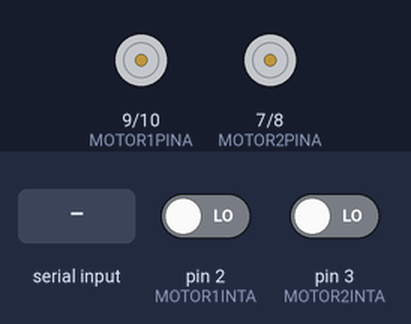
The sketch below on a simulated Arduino Uno, built with avr-gcc and run on an emulated ATmega328P. Parts: motor-driver pin pairs drawn as motors (green arrow = first pin HIGH = forward, orange = second pin HIGH = backward, longer = more drive, scaled by the enable pin). The test bench sets the inputs (shaded band); at power-on: pin 2 (MOTOR1INTA) LOW, pin 3 (MOTOR2INTA) LOW.

Above: at 1.2 s.
1.3 s: "w" received over Serial
At 2.5 s:
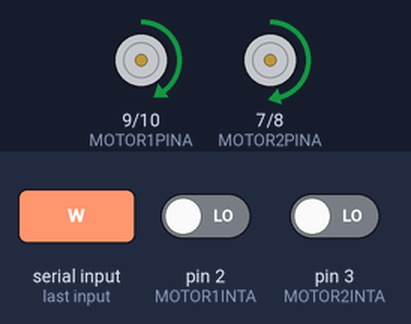
2.8 s: "a" received over Serial
At 3.7 s:
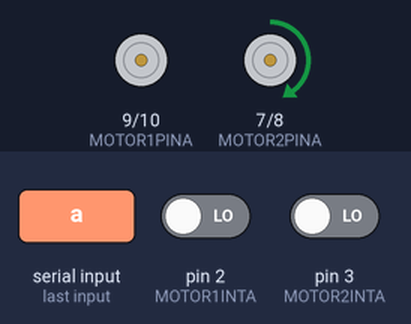
4.3 s: "s" received over Serial
At 4.9 s:
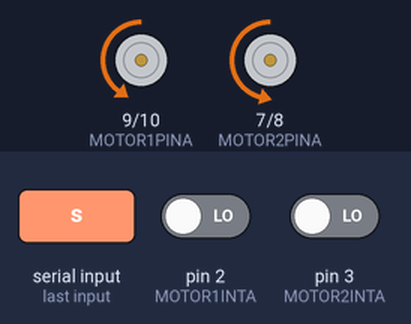
5.8 s: "d" received over Serial
At 7.2 s:
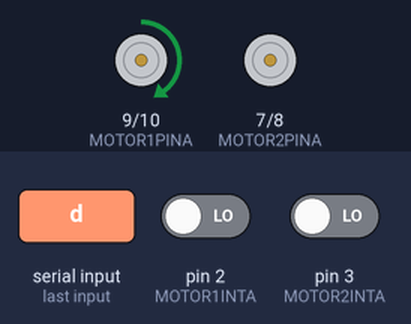
Timing chart, 0 to 8.3 s (numbered marks = the images above; inputs shaded):
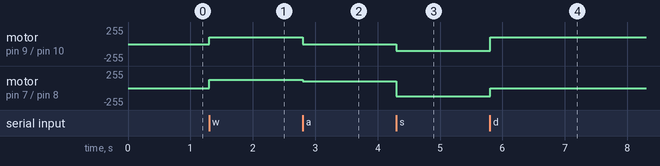

The sketch:

speed_control_tmp.ino
```cpp
#include <Math.h>

#define MOTOR1PINA 9
#define MOTOR1PINB 10
#define MOTOR2PINA 7
#define MOTOR2PINB 8
#define MOTOR1PWM 5
#define MOTOR2PWM 6

#define MOTOR1INTA 2
#define MOTOR1INTB 11
#define MOTOR2INTA 3
#define MOTOR2INTB 12

#define INTPIN1 2
#define INTPIN2 3

#define MIL 1000

float brzinaD = 0;
float brzinaL = 0;
float predhodnaBrzinaD = 0;
float predhodnaBrzinaL = 0;
float ubrzanje = 10;

long vremeD = 0;
long vremeL = 0;

long predhodniMilisL = 0;
long predhodniMilisD = 0;
long milis = 0;
long predhodniMilis = 0;

int predhodniCountL = 0;
int predhodniCountD = 0;

int out1 = 100;
int out2 = 123;

int rightCount = 0;
int leftCount = 0;

float racunajBrzinu(int vreme, float *predhodnaBrzina){

	float brzina = ubrzanje*vreme/MIL + *predhodnaBrzina;

	return brzina;

}

int racunajBrzinu2(int count, int *predhodniCount, long milis, long predhodniMilis){

  int a;
  a = (count - *predhodniCount)/ (1000/(milis-predhodniMilis));
  *predhodniCount = count;
  return a;

}

void balansiraj_brzine(float brz1, float brz2, int *out1, int *out2){
	if(abs(brz1 - brz2) >= 5){
		if(brz1 > brz2){
			*out2 += 5;
		}else{
			*out1 += 5;
		}
	}else{
    if(brz1 > brz2){
      *out1 -= 5;
    }else{
      *out2 -= 5;
    }
	}
}

void vozi_mishko(){
	//brzinaL = racunajBrzinu(vremeL,&predhodnaBrzinaL);
	//brzinaD = racunajBrzinu(vremeD,&predhodnaBrzinaD);

	//balansiraj_brzine(brzinaL,brzinaD,&out1,&out2);
}

void debug(){

	Serial.print("enkoder1: ");
	Serial.print(rightCount);
	Serial.print(" enkoder2: ");
	Serial.print(leftCount);

	Serial.print(" || brzina1: ");
	Serial.print(brzinaD);
	Serial.print(" brzina2: ");
	Serial.print(brzinaL);

	Serial.print(" || out1: ");
	Serial.print(out1);
	Serial.print(" out2: ");
	Serial.print(out2);

  Serial.print(" || enc1: ");
  Serial.print(digitalRead(MOTOR1INTA));
  Serial.print(" enc2: ");
  Serial.println(digitalRead(MOTOR1INTB));

}

void setup() {

  Serial.begin(9600);

  pinMode(MOTOR1PINA, OUTPUT);
  pinMode(MOTOR1PINB, OUTPUT);
  pinMode(MOTOR2PINA, OUTPUT);
  pinMode(MOTOR2PINB, OUTPUT);
  pinMode(MOTOR1PWM, OUTPUT);
  pinMode(MOTOR2PWM, OUTPUT);

  attachInterrupt(digitalPinToInterrupt(2), rightEncoderEvent, CHANGE);      //interupti za enkodere
  attachInterrupt(digitalPinToInterrupt(3), leftEncoderEvent, CHANGE);

}

void idi_napred(){

  digitalWrite(MOTOR1PINA,1);
  digitalWrite(MOTOR1PINB,0);
  analogWrite(MOTOR1PWM,out1);
  digitalWrite(MOTOR2PINA,1);
  digitalWrite(MOTOR2PINB,0);
  analogWrite(MOTOR2PWM,out2);

}

void idi_nazad(){

  digitalWrite(MOTOR1PINA,0);
  digitalWrite(MOTOR1PINB,1);
  analogWrite(MOTOR1PWM,out1);
  digitalWrite(MOTOR2PINA,0);
  digitalWrite(MOTOR2PINB,1);
  analogWrite(MOTOR2PWM,out2);

}

void stani(){
  digitalWrite(MOTOR1PINA,0);
  digitalWrite(MOTOR1PINB,0);
  analogWrite(MOTOR1PWM,0);
  digitalWrite(MOTOR2PINA,0);
  digitalWrite(MOTOR2PINB,0);
  analogWrite(MOTOR2PWM,0);
}

void skreni_levo(){
  digitalWrite(MOTOR1PINA,0);
  digitalWrite(MOTOR1PINB,0);
  analogWrite(MOTOR1PWM,0);
  digitalWrite(MOTOR2PINA,1);
  digitalWrite(MOTOR2PINB,0);
  analogWrite(MOTOR2PWM,100);
}

void skreni_desno(){
  digitalWrite(MOTOR1PINA,1);
  digitalWrite(MOTOR1PINB,0);
  analogWrite(MOTOR1PWM,100);
  digitalWrite(MOTOR2PINA,0);
  digitalWrite(MOTOR2PINB,0);
  analogWrite(MOTOR2PWM,0);
}

char ch;

void loop() {

	//debug();

  if(millis() - predhodniMilis >= 250){
    milis = millis();
    brzinaD = racunajBrzinu2(rightCount,&predhodniCountD, milis, predhodniMilis);
    brzinaL = racunajBrzinu2(leftCount,&predhodniCountL, milis, predhodniMilis);

    predhodniMilis = millis();
  }

  if(Serial.available() > 0){
  	ch = Serial.read();
  }

  if(ch == 'w'){
  	vozi_mishko();
  	idi_napred();
  }else if (ch == 'a'){
  	vozi_mishko();
  	skreni_levo();
  }else if(ch == 's'){
  	vozi_mishko();
  	idi_nazad();
  }else if (ch == 'd'){
  	vozi_mishko();
  	skreni_desno();
  }else if (ch == 'q'){
  	stani();
  }else if (ch == 'z'){
    out1++;
  }else if (ch == 'x'){
    out2++;
  }else if (ch == 'y'){
    out1--;
  }else if (ch == 'u'){
    out2--;
  }

}

void rightEncoderEvent() {

  vremeD = micros() - predhodniMilisD;
  predhodniMilisD = micros();

  if (digitalRead(MOTOR1INTA) == HIGH) {
    if (digitalRead(MOTOR1INTB) == LOW) {
      rightCount--;
    } else {
      rightCount++;
    }
  } else {
    if (digitalRead(MOTOR1INTB) == LOW) {
      rightCount++;
    } else {
      rightCount--;
    }
  }
}

void leftEncoderEvent() {
  vremeL = micros() - predhodniMilisL;
  predhodniMilisL = micros();

  if (digitalRead(MOTOR2INTA) == HIGH) {
    if (digitalRead(MOTOR2INTB) == LOW) {
      leftCount++;
    } else {
      leftCount--;
    }
  } else {
    if (digitalRead(MOTOR2INTB) == LOW) {
      leftCount--;
    } else {
      leftCount++;
    }
  }
}
```

Measured:
- after the input at 1.3 s, motor on pin 9 (MOTOR1PINA) / pin 10 (MOTOR1PINB): stopped → forward 100/255 at once; motor on pin 7 (MOTOR2PINA) / pin 8 (MOTOR2PINB): stopped → forward 123/255 at once
- after the input at 2.8 s, motor on pin 9 (MOTOR1PINA) / pin 10 (MOTOR1PINB): forward 100/255 → stopped at once; motor on pin 7 (MOTOR2PINA) / pin 8 (MOTOR2PINB): forward 123/255 → forward 100/255 at once
- after the input at 4.3 s, motor on pin 9 (MOTOR1PINA) / pin 10 (MOTOR1PINB): stopped → backward 100/255 at once; motor on pin 7 (MOTOR2PINA) / pin 8 (MOTOR2PINB): forward 100/255 → backward 123/255 at once
- after the input at 5.8 s, motor on pin 9 (MOTOR1PINA) / pin 10 (MOTOR1PINB): backward 100/255 → forward 100/255 at once; motor on pin 7 (MOTOR2PINA) / pin 8 (MOTOR2PINB): backward 123/255 → stopped at once
